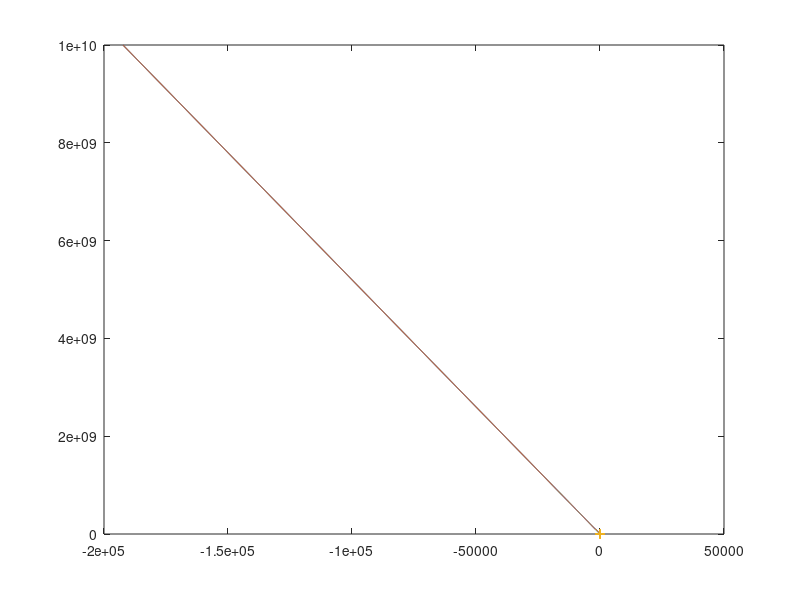

Recreate this plot in MATLAB.
theta_m= 0.5;

for theta_o = 0; %0.5% [0.05:0.05:0.95]
    
    porosity = 1 - theta_o - theta_m;
    
    c_w = 4.2e6;
    c_i = 1.9e6;
    c_m = 2e6;
    c_o = 2.5e6;
    L_sl = 3.34e8;
    T0=273.15;
    beta_interface = 1./3;
    
    T_min = -60;
    sat_waterIce_min = 0.005;
    
    alpha = 8e-4; %(Pa^-1) this is not the same alpha as we have used, it is the conversion form 1/m to 1Pa (factor 10-4) 
    m=0.19;
    
    
%     alpha = 1.11e-4;
%     n=1.48;
%     alpha = 4e-4;
%     n=2;
%     alpha = 1.49e-4;
%     n=1.25;
%     m=1-1./n;
    
    % sat_waterIce_list = [0.2; 0.5; 1];
    T=[-60:0.01:0]';
    
      n=1./(1-m);  

    
    % for i=1:3
    %     sat_waterIce = sat_waterIce_list(i)
    sat_waterIce_list = 1; %0.005; %[0.01:0.01:1];
    for i=1 % 1:size(sat_waterIce_list,2)  
        
        sat_waterIce = sat_waterIce_list(i);
        sat_waterIce=0.05;
        
        %matrix water pressure in unfrozen state
        mwp0 = 1./alpha .* ((sat_waterIce.^(-1./m)-1)).^(1./n);
        
        %matrix water potential
        mpw = -L_sl.*T./T0 .*beta_interface .* double(T<0) + mwp0;
        
        %freeze curve
        sat_water = double(mpw>0) .* (1+(alpha.*mpw).^n).^(-m) + double(mpw<=0);
        sat_ice = sat_waterIce-sat_water;
        % plot(T,sat_water)
        % hold on
        
        %energy
        energy = T.* (theta_m .* c_m + theta_o .* c_o + porosity .* sat_waterIce .* (c_w .* double(T>=0)+ c_i.* double(T<0)));
        energy = energy - double(T<0) .* L_sl .* porosity .* (sat_waterIce - sat_water);
        
        %   plot(energy, T)
        
        
        C0 = theta_m .* c_m + theta_o .* c_o + porosity .* sat_waterIce .* c_i;
        X = -L_sl./ T0 .* beta_interface;
        L0 = porosity.* L_sl;
        
        %dimensionless quantities computed from the "true" quantities
        E_prime = energy ./ L0 + sat_waterIce + C0 .* mwp0 ./ X./ L0; %conversion of energy to E_prime (dimensionless)
        T_prime = alpha .* (X .* T + mwp0); %conversion of temperature to T_prime (dimensionless)
        
        
        %This is the second parameter in dimensionless equation 
        gamma = C0 ./ alpha ./ X ./ L0 ;
        
        T_acc = 0;
        
%         for ind=-1:2:1
%             
%             gamma = gamma0 ;%+ ind.*3.7e-6 /100 ;
        %dimensionless quantities computed from the dimensionless equation

        T_prime_max = alpha .* X .* T_min + ((sat_waterIce_min.^(-1./m)-1)).^(1./n);
        E_prime_min = gamma .* T_prime_max + (1 + T_prime_max.^n).^(-m);
        
        T_prime_max = T_prime_max ;
        E_prime_min = E_prime_min ;
       
        LUT_depth =  12;
        range=[1:1000]';

        j= floor(log(T_prime_max)./log(10)) - LUT_depth;

        T_prime2 = [0; range .* 10.^j];
        while range(end).*10.^j < T_prime_max
            T_prime2 = [T_prime2; range(101:end) .* 10.^(j+1)];
            j=j+1;
        end
        E_prime2 = gamma .* T_prime2 + (1 + T_prime2.^n).^(-m);
        E_prime2_min = min(E_prime2);
        
        
        curvature = -m.*(-m-1).*(1+T_prime2.^n).^(-m-2) .* n.* T_prime2.^(n-1) .* n.* T_prime2.^(n-1) + -m.*(1+T_prime2.^n).^(-m-1).*n.*(n-1).*T_prime2.^(n-2);
        index=size(curvature,1);
        while abs(curvature(index,1))<2.5e-12
            index=index-1;
        end
        index2=size(curvature,1);
        while abs(curvature(index2,1))<2.5e-9
            index2=index2-1;
        end

        E_range1 = E_prime2(index);
        E_range2 = E_prime2(index2);
        LUT_size=1000;
        if E_range1~=E_prime2_min
            E_prime3 = linspace(E_prime2_min, E_range1, LUT_size);
            E_prime3 = E_prime3(1:end-1);
        else
            E_prime3 = [];
        end
        E_prime3 = [E_prime3 linspace(E_range1, E_range2, LUT_size)];
        E_prime3 = E_prime3(1:end-1);        
        E_prime3 = [E_prime3 linspace(E_range2, 1, LUT_size./10.*8)];
        T_prime3 = interp1(E_prime2, T_prime2, E_prime3);
        
        %Plot the two on top of each other in "prime space"
%         plot(E_prime2, T_prime2)
%         
%         % figure
%          on
        plot(E_prime3, T_prime3)
        hold on
        plot(E_prime2, T_prime2)
        plot(E_prime, T_prime,'+')
%         

        %---------------interpolate and test
        test_T = [-50:0.01:-0.01];
        
        mpw_test = -L_sl.*test_T./T0 .*beta_interface .* double(test_T<0) + mwp0;
        sat_water_test = double(mpw_test>0) .* (1+(alpha.*mpw_test).^n).^(-m) + double(mpw_test<=0);
        sat_ice_test = sat_waterIce - sat_water_test;
        energy_test = test_T.* (theta_m .* c_m + theta_o .* c_o + porosity .* sat_waterIce .* (c_w .* double(test_T>=0)+ c_i.* double(test_T<0)));
        energy_test = energy_test - double(test_T<0) .* L_sl .* porosity .* (sat_waterIce - sat_water_test);
        E_prime_test = energy_test ./ L0 + sat_waterIce + C0 .* mwp0 ./ X./ L0; 
        
        pos = (E_prime_test - 1) ./  (E_prime3(1)- E_prime3(2));
        T_prime_test = interp1(E_prime3, T_prime3, E_prime_test, 'linear');
        
        T_test = (T_prime_test ./ alpha - mwp0) ./ X;

%         T_acc = T_acc + T_test;
%         end
        
%         plot(test_T, test_T - T_test)
        
    end
end

% porosity_max = 0.95;
% gamma_max =  ((1-porosity_max).* c_o ) ./ alpha ./ X ./ (porosity_max.* L_sl);
% log(-gamma_max)
% porosity_min = 0.05;
% gamma_min =  ((1-porosity_min).* c_m  + c_i) ./ alpha ./ X ./ (porosity_min.* L_sl);
% log(-gamma_min)


%




% end

%  plot(energy, sat_water)



% B = sat_water./(1-sat_ice);
% P_cgl = 1./alpha .* ((B.^(-1./m)-1)).^(1./n);
% P_csl = -L_sl.*T./T0 .*double(T<0);

% get_E(-10)
%
%
%
% fsolve(@get_E, -15)
% 
% function energy = get_E(T)
% 
% porosity = 0.5;
% alpha = 8e-4; %(Pa^-1)
% m=0.19;
% L_sl = 3.34e8;
% T0=273.15;
% 
% alpha = 1.11e-4;
% n=1.48;
% m=1-1./n;
% 
% % sat_waterIce_list = [0.2; 0.5; 1];
% 
% 
% n=1./(1-m);
% 
% % for i=1:3
% %     sat_waterIce = sat_waterIce_list(i)
% 
% sat_waterIce = 0.5;
% A = -L_sl.*T./T0 ./3 .*double(T<0) + 1./alpha .* ((sat_waterIce.^(-1./m)-1)).^(1./n);
% 
% sat_water = double(A>0) .* (1+(alpha.*A).^n).^(-m) + double(A<=0);
% sat_ice = sat_waterIce-sat_water;
% 
% 
% energy = T.* (porosity .* 2e6 + (1-porosity) .* sat_waterIce .* (4.2e6 .* double(T>=0)+ 1.9e6.* double(T<0)));
% energy = energy - double(T<0) .* 3.34e8 .* (1-porosity) .* sat_ice;
% 
% energy= energy +8.9414e+07;
% end